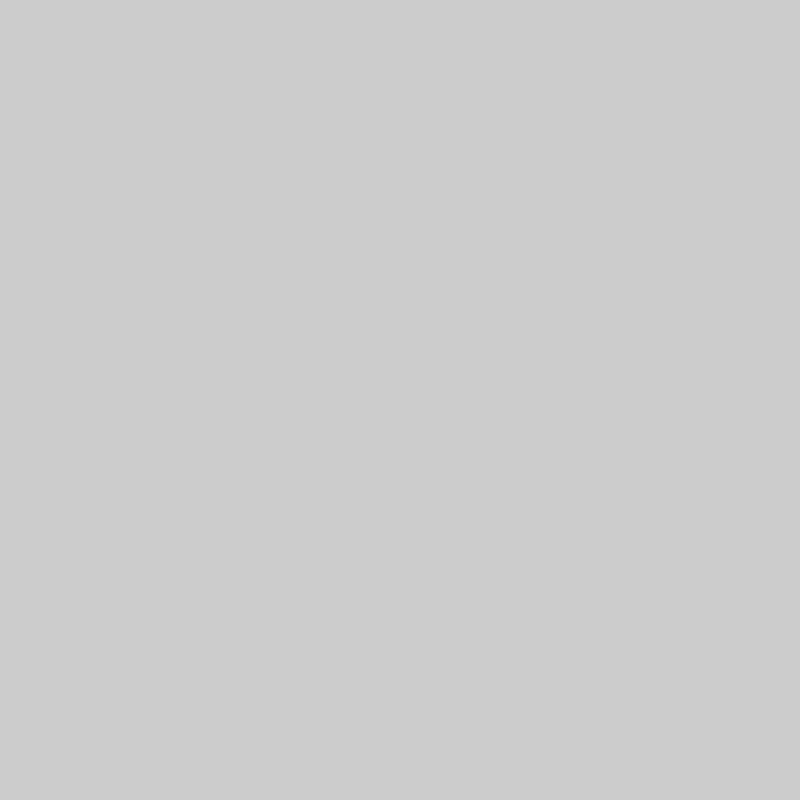
Frame 1 (no input)
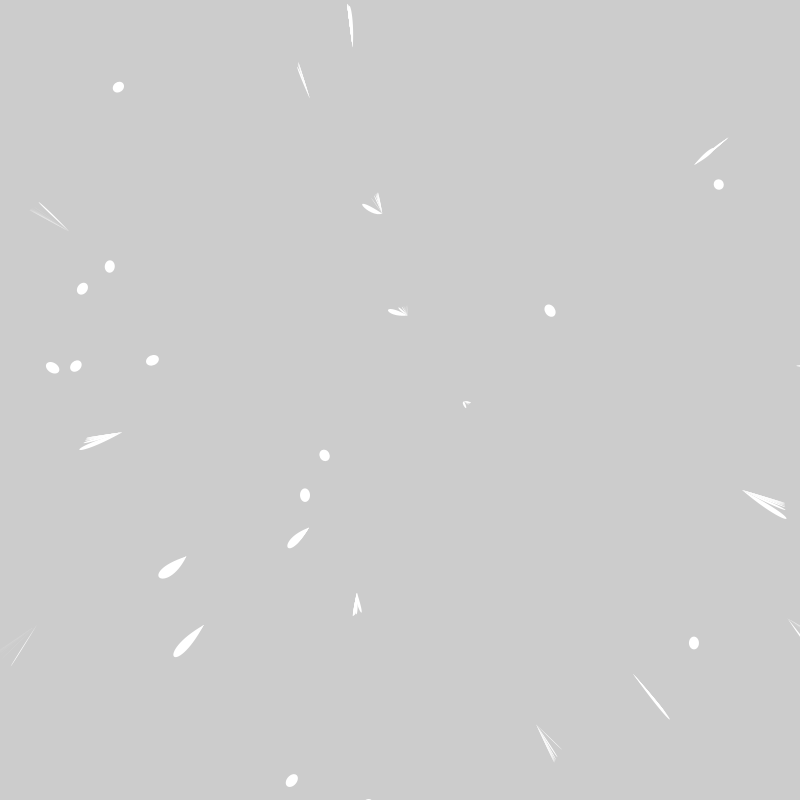
Frame 60 (the mouse pressed at the canvas centre just before this capture)
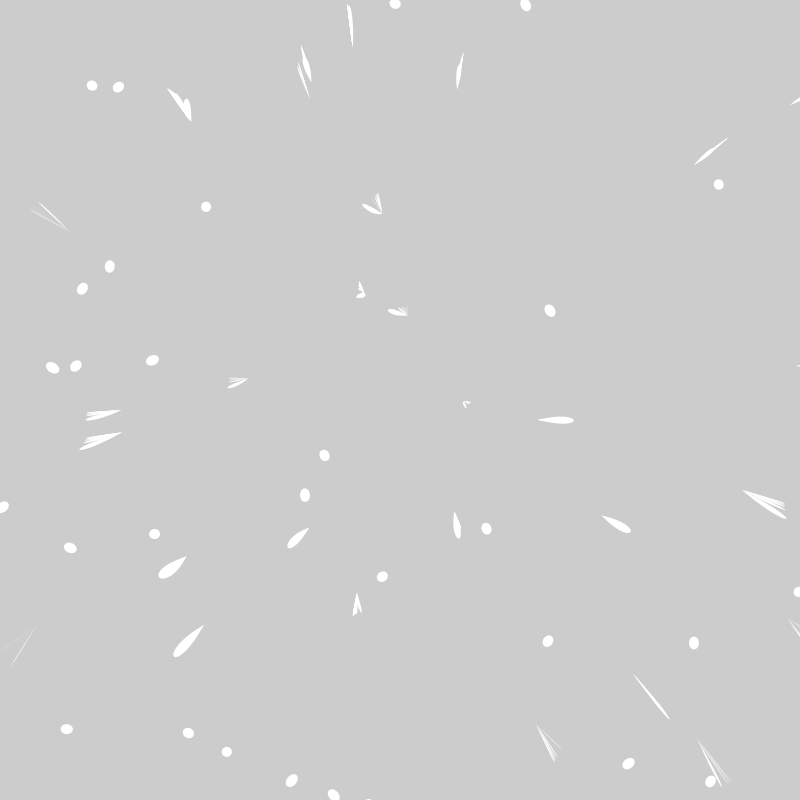
Frame 120 (the mouse held since frame 60 and released just before this capture)

The Processing sketch that drew these frames (run headless with seeded random() and noise(); from frame 60 on, the mouse is pressed at the canvas centre):

// Processing sketch: processing_105695
// ── processing_105695.pde

void setup() {
  size(800, 800);
}
float posX;
float posY;
int widthE;
float heightE;
float topX;
float topY;
float sizeX;
float sizeY;

void draw() {
  translate(width/2, height/2);
  rotate(random(0, PI));

  rotate(random(0, PI));
  feather();
}




void feather() {
  topX=random(-width, width);
  topY=random(-height, height);
  sizeX=random(200, 1200);
  sizeY=random(200, 1800);

  for (int N=1;N<random(5,20);N++) {
    noStroke();
    curve((topX-sizeX)/(N*10), (topY+sizeY)/(N*10), (topX-sizeX)/(N*10), (topY+sizeY)/(N*10), topX, topY, topX, topY);
    noStroke();
    curve((topX-sizeX)/(N*10), (topY+sizeY)/(N*10), topX, topY, topX, topY, (topX+sizeX)/(N*10), (topY+sizeY)/(N*10));
    noStroke();
    bezier((topX+sizeX)/(N*10), (topY+sizeY)/(N*10), (topX+sizeX)/(N*10), (topY+sizeY)/(N*10), topX, topY, topX, topY);
    posX=random(-width, width);
    posY=random(-height, height);
    widthE=int(random(1, 4))*10;
    heightE=random(1, 15);
    if (heightE>widthE) {
      for (int i=0;i<widthE/10;i++) {
        arc(posX, posY, widthE-10*i, heightE, 0, TWO_PI);
        line(posX, posY-heightE/2, posX, posY+heightE/2);
      }
    }
  }
}
